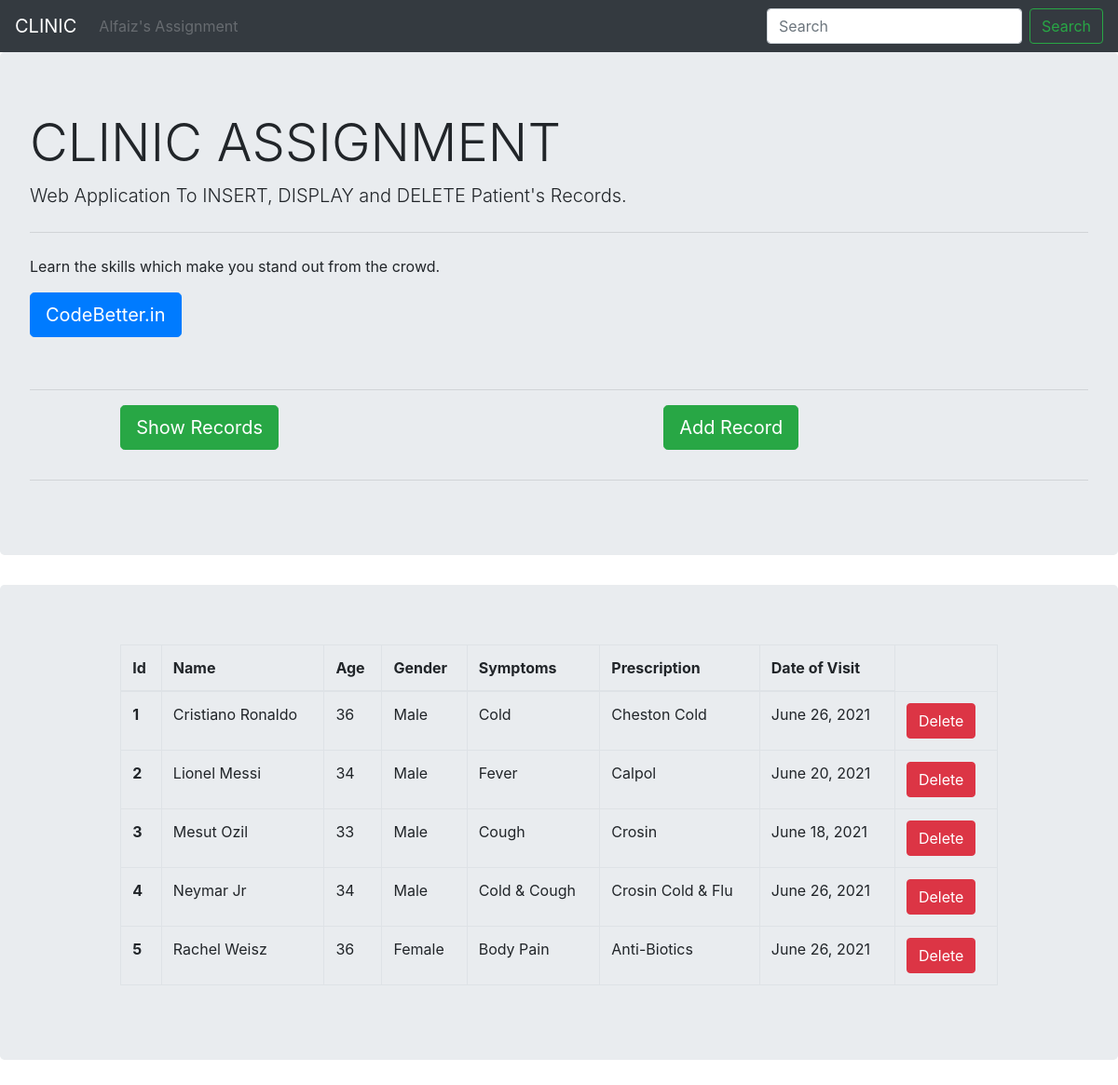
/show_records, run on the app's committed database.
### home/models.py (models this page shows, shortened)
class Patient(models.Model):
    name = models.CharField(max_length=50)
    age = models.IntegerField()
    Male = "Male"
    Female = "Female"
    gender_choices = [
        (Male,'Male'),
        (Female,'Female')
    ]
    gender= models.CharField(
        max_length=20,
        choices=gender_choices,
        default=Female,
    )
    symptoms = models.CharField(max_length=80)
    prescription = models.CharField(max_length=80)
    date_of_visit = models.DateField()

### home/views.py (the view)
# urls.py: path('show_records', views.show_records, name="show_records"),
def show_records(request):
    data = Patient.objects.all()
    return render(request, 'show_records.html', {'data':data})

### templates/show_records.html (shortened to what this page needs)
{% extends 'base.html' %}
{% load static %}
{% block body %}
  <div class="jumbotron">
    <div class="row">
    <div class="container col-md-1"></div>
    <div class="container col-md-10">
        <table class="table table-bordered" id="table">
            <thead>
              <tr>
                <th scope="col">Id</th>
                <th scope="col">Name</th>
                <th scope="col">Age</th>
                <th scope="col">Gender</th>
                <th scope="col">Symptoms</th>
                <th scope="col">Prescription</th>
                <th scope="col">Date of Visit</th>
              </tr>
            </thead>
            <tbody>
              {% for d in data %}
              <tr>
                <th scope="row">{{ d.id }}</th>
                <td>{{ d.name }}</td>
                <td>{{ d.age }}</td>
                <td>{{ d.gender }}</td>
                <td>{{ d.symptoms }}</td>
                <td>{{ d.prescription }}</td>
                <td>{{ d.date_of_visit }}</td>
                <td>
                  <form action="delete_data">
                    <input class="btn btn-danger" type="submit" value="Delete">
                </form>
                </td>
              </tr>
              {% endfor %}
            </tbody>
          </table>
    </div>
    <div class="container col-md-1"></div>
  </div>
{% endblock %}

### templates/base.html (shortened to what this page needs)
{% load static %}
<!doctype html>
<html lang="en">
  <head>
    <link rel="stylesheet" href="https://maxcdn.bootstrapcdn.com/bootstrap/4.0.0/css/bootstrap.min.css">
  </head>
  <body>
    <nav class="navbar navbar-expand-lg navbar-dark bg-dark">
      <a class="navbar-brand" href="/">CLINIC</a>
      <div class="collapse navbar-collapse" id="navbarSupportedContent">
        <ul class="navbar-nav mr-auto">
          <li class="nav-item">
            <a class="nav-link disabled">Alfaiz's Assignment</a>
          </li>
        </ul>
        <form class="form-inline my-2 my-lg-0">
          <input class="form-control mr-sm-2" type="search" placeholder="Search" aria-label="Search">
          <button class="btn btn-outline-success my-2 my-sm-0" type="submit">Search</button>
        </form>
      </div>
    </nav>
    <div class="jumbotron">
      <h1 class="display-4">CLINIC ASSIGNMENT</h1>
      <p class="lead">Web Application To INSERT, DISPLAY and DELETE Patient's Records.</p>
      <hr class="my-4">
      <p>Learn the skills which make you stand out from the crowd.</p>
      <p class="lead">
        <a class="btn btn-primary btn-lg" href="https://codebetter.in/" target="_blank" role="button">CodeBetter.in</a>
      </p><br>
      <hr>
        <div class="row">
          <div class="container col-md-4">
            <p class="lead">
              <a class="btn btn-success btn-lg" href="show_records" role="button">Show Records</a>
            </p>
          </div>
          <div class="container col-md-4">
            <p class="lead">
              <a class="btn btn-success btn-lg" href="add_record" role="button">Add Record</a>
            </p>
          </div>
        </div>
      <hr>
    </div>
    {% block body %}{% endblock %}
  </body>
</html>

### data on the page
Patient: id "1", name "Cristiano Ronaldo", age "36", gender "Male", symptoms "Cold", prescription "Cheston Cold", date_of_visit "June 26, 2021"
Patient: id "2", name "Lionel Messi", age "34", gender "Male", symptoms "Fever", prescription "Calpol", date_of_visit "June 20, 2021"
Patient: id "3", name "Mesut Ozil", age "33", gender "Male", symptoms "Cough", prescription "Crosin", date_of_visit "June 18, 2021"
Patient: id "4", name "Neymar Jr", age "34", gender "Male", symptoms "Cold & Cough", prescription "Crosin Cold & Flu", date_of_visit "June 26, 2021"
Patient: id "5", name "Rachel Weisz", age "36", gender "Female", symptoms "Body Pain", prescription "Anti-Biotics", date_of_visit "June 26, 2021"
